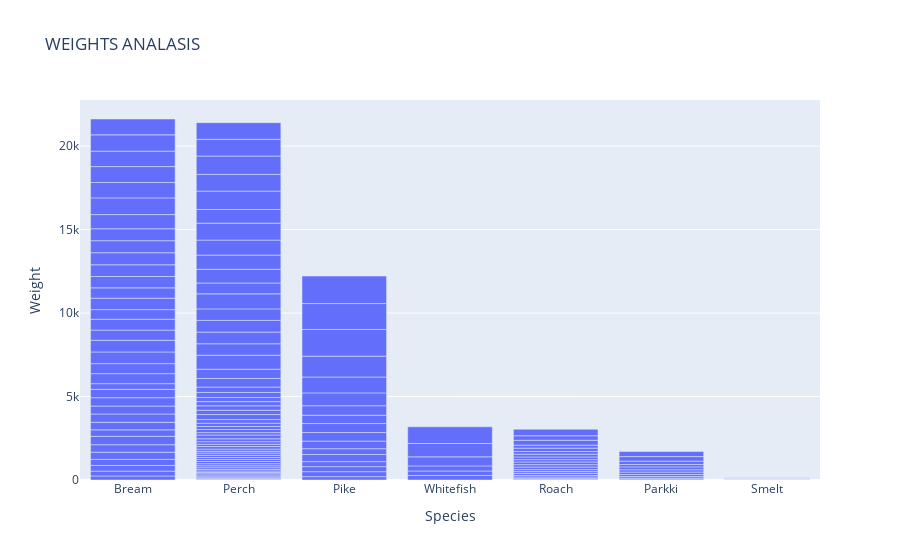

The code cell stored with this chart in its notebook:
### Code cell
fig = px.bar(fish_data,"Species","Weight",title="WEIGHTS ANALASIS")
fig.update_layout(barmode='stack', xaxis={'categoryorder':'total descending'})
fig.show()

### Figure 1 — Plotly figure (JSON) as saved in the notebook; plotly's stock layout.template omitted (floating-point values rounded to 4 significant figures; data arrays with more than 128 entries replaced by an {"elided": "..."} marker saying what was removed)
{"data": [{"alignmentgroup": "True", "hovertemplate": "Species=%{x}<br>Weight=%{y}<extra></extra>", "legendgroup": "", "marker": {"color": "#636efa", "pattern": {"shape": ""}}, "name": "", "offsetgroup": "", "orientation": "v", "showlegend": false, "textposition": "auto", "type": "bar", "x": {"elided": "159 str values"}, "xaxis": "x", "y": {"elided": "159 float values"}, "yaxis": "y"}], "layout": {"barmode": "stack", "legend": {"tracegroupgap": 0}, "title": {"text": "WEIGHTS ANALASIS"}, "xaxis": {"anchor": "y", "categoryorder": "total descending", "domain": [0, 1], "title": {"text": "Species"}}, "yaxis": {"anchor": "x", "domain": [0, 1], "title": {"text": "Weight"}}}}
